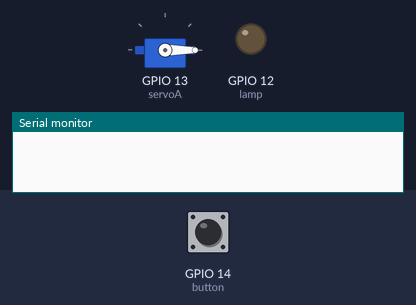
A sketch run on a simulated ESP32. Parts: servo, output pins drawn as LEDs (lit = HIGH), the last lines printed to the serial monitor. Inputs (shaded band) come from the test bench; at power-on: GPIO 14 (button) HIGH.

Above: at 1.2 s.
1.3 s: GPIO 14 (button) pulled LOW for 0.15 s
At 1.9 s:
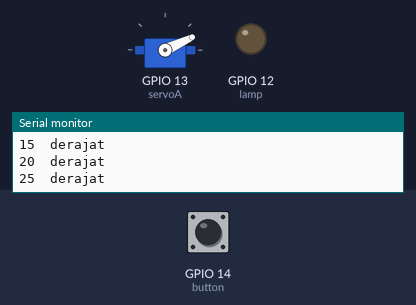
At 2.3 s:
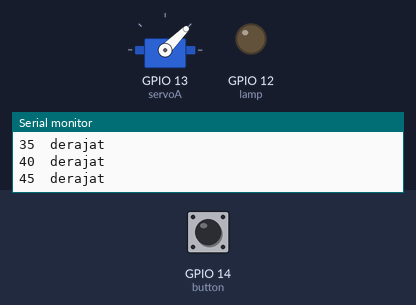
4.3 s: GPIO 14 (button) pulled LOW for 3.2 s
10.5 s: GPIO 14 (button) pulled LOW for 1 s
At 15.0 s:
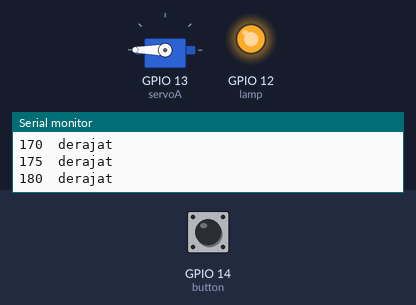
Timing chart, 0 to 16.5 s (numbered marks = the images above; inputs shaded):
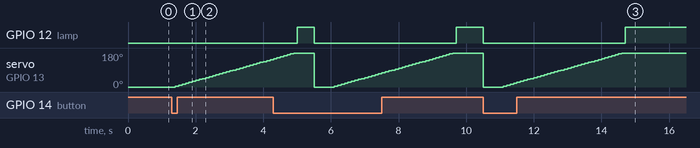

The sketch:

servo_lamp_button.ino
```cpp
#include <ESP32Servo.h>
#define servoA 13
#define button 14
#define lamp 12

int sudut = 0;
Servo myServo;

void setup() {
  myServo.attach(servoA);
  pinMode(lamp, OUTPUT);
  pinMode(button, INPUT_PULLUP);
  Serial.begin(9600);

  myServo.write(0);
}

void loop() {

  int tombol = digitalRead(button);

  if(tombol ==  LOW) {


    if (sudut == 0) {
      for (int i = 0; i<=180; i+=5) {
        myServo.write(i);
        Serial.print(i);
        Serial.println("  derajat");
        delay(100);
      }

      sudut = 180;
      digitalWrite(lamp, HIGH);


    } else if (sudut == 180) {
      myServo.write(0);
      digitalWrite(lamp, LOW);
      sudut = 0;
    }

    delay(500);

    // bisa pakai ini untuk pengganti delay(500)
    // Tunggu tombol dilepas
    //  while (digitalRead(button) == LOW) {
    //  delay(10)
    //}
  }
}
```

Measured:
- after the input at 1.3 s, servo on GPIO 13 (servoA): moves from 0° to 145° over 2.8 s, starting after 0.10 s
- after the input at 10.5 s, GPIO 12 (lamp): HIGH → LOW at once, → HIGH 4.2 s later; servo on GPIO 13 (servoA): 180° → 0° at once, → 5° 0.60 s later, → 10° 0.10 s later, → 15° 0.10 s later, … (37 changes in this stretch)
